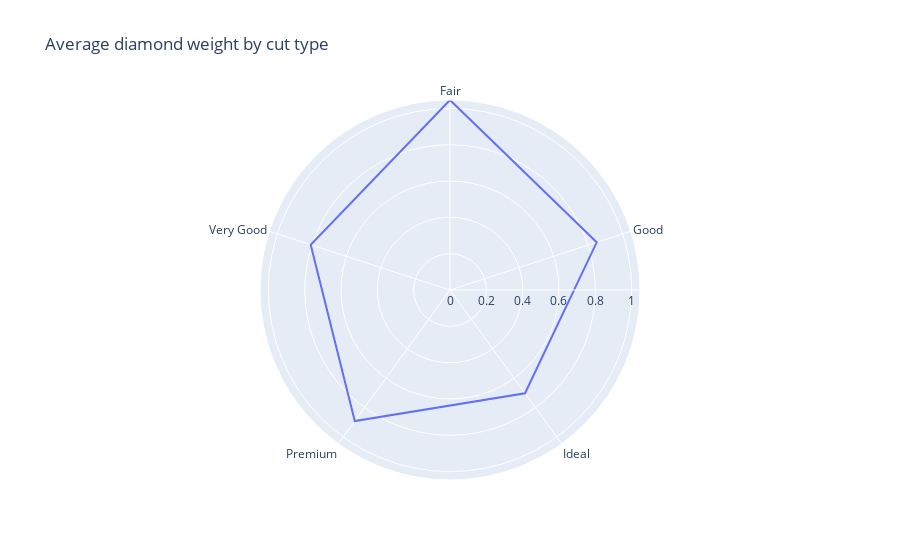

Notebook code for this chart:
### Code cell
# 7_Radar chart: compare average weight for different type cuts

import plotly.express as px

df1 = diamonds.groupby('cut')['carat'].mean().to_frame()
df1.reset_index(inplace=True)
fig = px.line_polar(df1, r='carat', theta='cut', title='Average diamond weight by cut type', line_close=True)
figsize=(8,8)

fig.show()

### Figure 1 — Plotly figure (JSON) as saved in the notebook; plotly's stock layout.template omitted (floating-point values rounded to 4 significant figures)
{"data": [{"hovertemplate": "carat=%{r}<br>cut=%{theta}<extra></extra>", "legendgroup": "", "line": {"color": "#636efa", "dash": "solid"}, "marker": {"symbol": "circle"}, "mode": "lines", "name": "", "r": [1.046, 0.8492, 0.7028, 0.8918, 0.8064, 1.046], "showlegend": false, "subplot": "polar", "theta": ["Fair", "Good", "Ideal", "Premium", "Very Good", "Fair"], "type": "scatterpolar"}], "layout": {"legend": {"tracegroupgap": 0}, "polar": {"angularaxis": {"direction": "clockwise", "rotation": 90}, "domain": {"x": [0, 1], "y": [0, 1]}}, "title": {"text": "Average diamond weight by cut type"}}}
